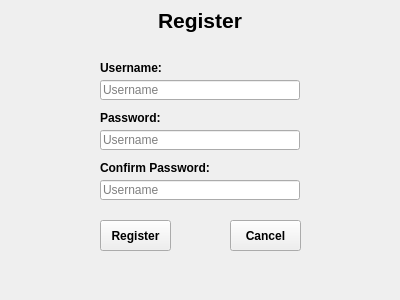
<?xml version="1.0" encoding="UTF-8"?>
<ui version="4.0">
 <class>RegisterWindow</class>
 <widget class="QWidget" name="RegisterWindow">
  <property name="geometry">
   <rect>
    <x>0</x>
    <y>0</y>
    <width>400</width>
    <height>300</height>
   </rect>
  </property>
  <property name="windowTitle">
   <string>Form</string>
  </property>
  <widget class="QLabel" name="label">
   <property name="geometry">
    <rect>
     <x>0</x>
     <y>0</y>
     <width>400</width>
     <height>41</height>
    </rect>
   </property>
   <property name="text">
    <string>&lt;html&gt;&lt;head/&gt;&lt;body&gt;&lt;p align=&quot;center&quot;&gt;&lt;span style=&quot; font-size:16pt; font-weight:700;&quot;&gt;Register&lt;/span&gt;&lt;/p&gt;&lt;/body&gt;&lt;/html&gt;</string>
   </property>
   <property name="alignment">
    <set>Qt::AlignmentFlag::AlignCenter</set>
   </property>
  </widget>
  <widget class="QLineEdit" name="r_username">
   <property name="geometry">
    <rect>
     <x>100</x>
     <y>80</y>
     <width>200</width>
     <height>20</height>
    </rect>
   </property>
   <property name="toolTip">
    <string>&lt;html&gt;&lt;head/&gt;&lt;body&gt;&lt;p&gt;&lt;br/&gt;&lt;/p&gt;&lt;/body&gt;&lt;/html&gt;</string>
   </property>
   <property name="autoFillBackground">
    <bool>false</bool>
   </property>
   <property name="text">
    <string/>
   </property>
   <property name="echoMode">
    <enum>QLineEdit::EchoMode::Normal</enum>
   </property>
   <property name="alignment">
    <set>Qt::AlignmentFlag::AlignLeading|Qt::AlignmentFlag::AlignLeft|Qt::AlignmentFlag::AlignVCenter</set>
   </property>
   <property name="placeholderText">
    <string comment="Username" extracomment="Username">Username</string>
   </property>
  </widget>
  <widget class="QLabel" name="label_2">
   <property name="geometry">
    <rect>
     <x>100</x>
     <y>60</y>
     <width>61</width>
     <height>16</height>
    </rect>
   </property>
   <property name="text">
    <string>&lt;html&gt;&lt;head/&gt;&lt;body&gt;&lt;p&gt;&lt;span style=&quot; font-weight:700;&quot;&gt;Username:&lt;/span&gt;&lt;/p&gt;&lt;/body&gt;&lt;/html&gt;</string>
   </property>
  </widget>
  <widget class="QLineEdit" name="r_password">
   <property name="geometry">
    <rect>
     <x>100</x>
     <y>130</y>
     <width>200</width>
     <height>20</height>
    </rect>
   </property>
   <property name="toolTip">
    <string>&lt;html&gt;&lt;head/&gt;&lt;body&gt;&lt;p&gt;&lt;br/&gt;&lt;/p&gt;&lt;/body&gt;&lt;/html&gt;</string>
   </property>
   <property name="autoFillBackground">
    <bool>false</bool>
   </property>
   <property name="text">
    <string/>
   </property>
   <property name="echoMode">
    <enum>QLineEdit::EchoMode::Normal</enum>
   </property>
   <property name="alignment">
    <set>Qt::AlignmentFlag::AlignLeading|Qt::AlignmentFlag::AlignLeft|Qt::AlignmentFlag::AlignVCenter</set>
   </property>
   <property name="placeholderText">
    <string comment="Username" extracomment="Username">Username</string>
   </property>
  </widget>
  <widget class="QLineEdit" name="r_c_password">
   <property name="geometry">
    <rect>
     <x>100</x>
     <y>180</y>
     <width>200</width>
     <height>20</height>
    </rect>
   </property>
   <property name="toolTip">
    <string>&lt;html&gt;&lt;head/&gt;&lt;body&gt;&lt;p&gt;&lt;br/&gt;&lt;/p&gt;&lt;/body&gt;&lt;/html&gt;</string>
   </property>
   <property name="autoFillBackground">
    <bool>false</bool>
   </property>
   <property name="text">
    <string/>
   </property>
   <property name="echoMode">
    <enum>QLineEdit::EchoMode::Normal</enum>
   </property>
   <property name="alignment">
    <set>Qt::AlignmentFlag::AlignLeading|Qt::AlignmentFlag::AlignLeft|Qt::AlignmentFlag::AlignVCenter</set>
   </property>
   <property name="placeholderText">
    <string comment="Username" extracomment="Username">Username</string>
   </property>
  </widget>
  <widget class="QLabel" name="label_3">
   <property name="geometry">
    <rect>
     <x>100</x>
     <y>110</y>
     <width>61</width>
     <height>16</height>
    </rect>
   </property>
   <property name="text">
    <string>&lt;html&gt;&lt;head/&gt;&lt;body&gt;&lt;p&gt;&lt;span style=&quot; font-weight:700;&quot;&gt;Password:&lt;/span&gt;&lt;/p&gt;&lt;/body&gt;&lt;/html&gt;</string>
   </property>
  </widget>
  <widget class="QLabel" name="label_4">
   <property name="geometry">
    <rect>
     <x>100</x>
     <y>160</y>
     <width>111</width>
     <height>16</height>
    </rect>
   </property>
   <property name="text">
    <string>&lt;html&gt;&lt;head/&gt;&lt;body&gt;&lt;p&gt;&lt;span style=&quot; font-weight:700;&quot;&gt;Confirm Password:&lt;/span&gt;&lt;/p&gt;&lt;/body&gt;&lt;/html&gt;</string>
   </property>
  </widget>
  <widget class="QPushButton" name="r_Register">
   <property name="geometry">
    <rect>
     <x>100</x>
     <y>220</y>
     <width>71</width>
     <height>31</height>
    </rect>
   </property>
   <property name="font">
    <font>
     <family>Segoe UI</family>
     <pointsize>9</pointsize>
     <italic>false</italic>
     <bold>true</bold>
    </font>
   </property>
   <property name="toolTip">
    <string>&lt;html&gt;&lt;head/&gt;&lt;body&gt;&lt;p align=&quot;center&quot;&gt;&lt;br/&gt;&lt;/p&gt;&lt;/body&gt;&lt;/html&gt;</string>
   </property>
   <property name="styleSheet">
    <string notr="true">font: 700 9pt &quot;Segoe UI&quot;;</string>
   </property>
   <property name="text">
    <string>Register</string>
   </property>
  </widget>
  <widget class="QPushButton" name="r_Cancel">
   <property name="geometry">
    <rect>
     <x>230</x>
     <y>220</y>
     <width>71</width>
     <height>31</height>
    </rect>
   </property>
   <property name="font">
    <font>
     <family>Segoe UI</family>
     <pointsize>9</pointsize>
     <italic>false</italic>
     <bold>true</bold>
    </font>
   </property>
   <property name="toolTip">
    <string>&lt;html&gt;&lt;head/&gt;&lt;body&gt;&lt;p align=&quot;center&quot;&gt;&lt;br/&gt;&lt;/p&gt;&lt;/body&gt;&lt;/html&gt;</string>
   </property>
   <property name="styleSheet">
    <string notr="true">font: 700 9pt &quot;Segoe UI&quot;;</string>
   </property>
   <property name="text">
    <string>Cancel</string>
   </property>
  </widget>
 </widget>
 <resources/>
 <connections/>
</ui>
